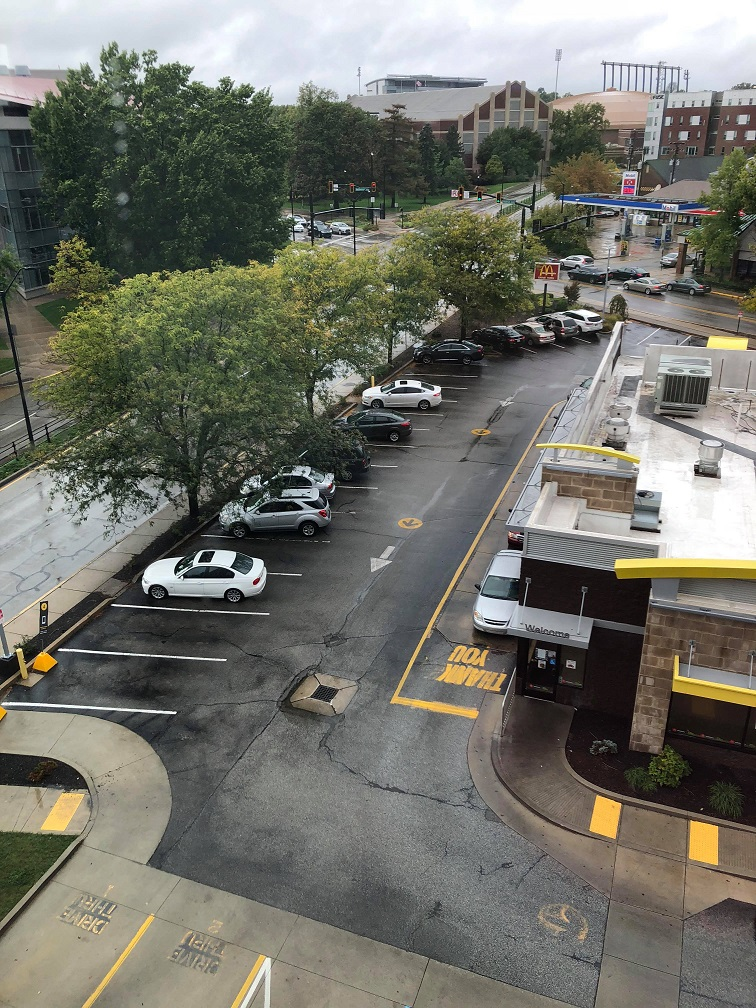
#> input picture images/1.jpg, 756 x 1008 px; its folder holds only this picture in this run
$ python 'Image Mosaicer.py'
#> lines starting #> are read from the running program, lines starting #| are printed output that depends on the picture
import os
import numpy as np
from skimage import io, transform
from skimage.color import rgb2gray
from skimage.feature import ORB, match_descriptors
from skimage.measure import ransac

# [30 lines left out: functions homography, fun, mosaic, not called in this run]

def main():
    input_folder = 'images'
    image_filenames = [f for f in os.listdir(input_folder) if f.endswith(('.png', '.jpg', '.jpeg', '.tiff', '.bmp'))]
    image_filenames.sort()

    im1 = io.imread(os.path.join(input_folder, image_filenames[0]))
#> im1 is the input picture: shape (1008, 756, 3); mean R, G, B 113.4, 113.7, 105
    im1_gray = rgb2gray(im1)
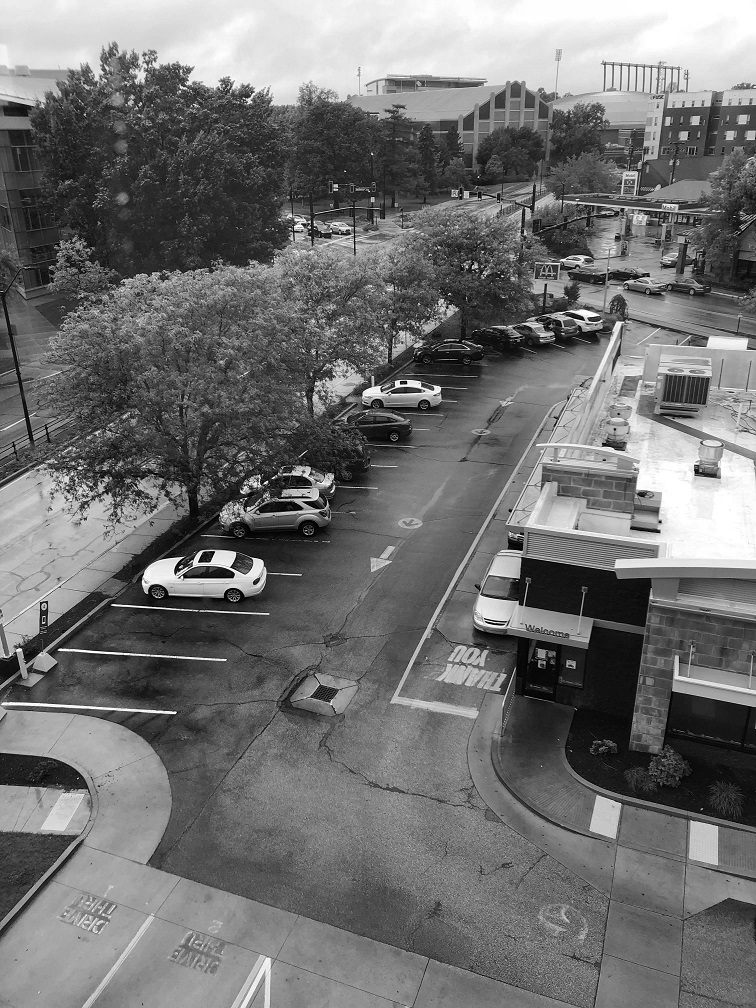
#> im1_gray: shape (1008, 756) float64; min 0, max 1, mean 0.443

    mosaic_img = im1.copy()
    x_min, y_min = 0, 0
    x_max, y_max = im1.shape[1], im1.shape[0]

    for i in range(1, len(image_filenames)):
        im2 = io.imread(os.path.join(input_folder, image_filenames[i]))
        im2_gray = rgb2gray(im2)

        H = homography(im1_gray, im2_gray)

        c = fun(H.ravel(), np.array([1, 1, im1.shape[1], 1, 1, im1.shape[0], im1.shape[1], im1.shape[0]]))
        x_min_new = min(x_min, c[0], c[2], c[4], c[6])
        x_max_new = max(x_max, c[0], c[2], c[4], c[6])
        y_min_new = min(y_min, c[1], c[3], c[5], c[7])
        y_max_new = max(y_max, c[1], c[3], c[5], c[7])

        width_new = int(x_max_new - x_min_new) + 1
        height_new = int(y_max_new - y_min_new) + 1

        mosaic_img_new = np.zeros((height_new, width_new, 3))
        mosaic_img_new = mosaic(mosaic_img_new, mosaic_img, np.eye(3), x_min_new - x_min, y_min_new - y_min)
        mosaic_img_new = mosaic(mosaic_img_new, im2, H, x_min_new - x_min, y_min_new - y_min)

        mosaic_img = mosaic_img_new
        x_min, y_min = x_min_new, y_min_new
        x_max, y_max = x_max_new, y_max_new
        im1_gray = im2_gray

    io.imsave("mosaic.jpg", (mosaic_img * 255).astype(np.uint8))
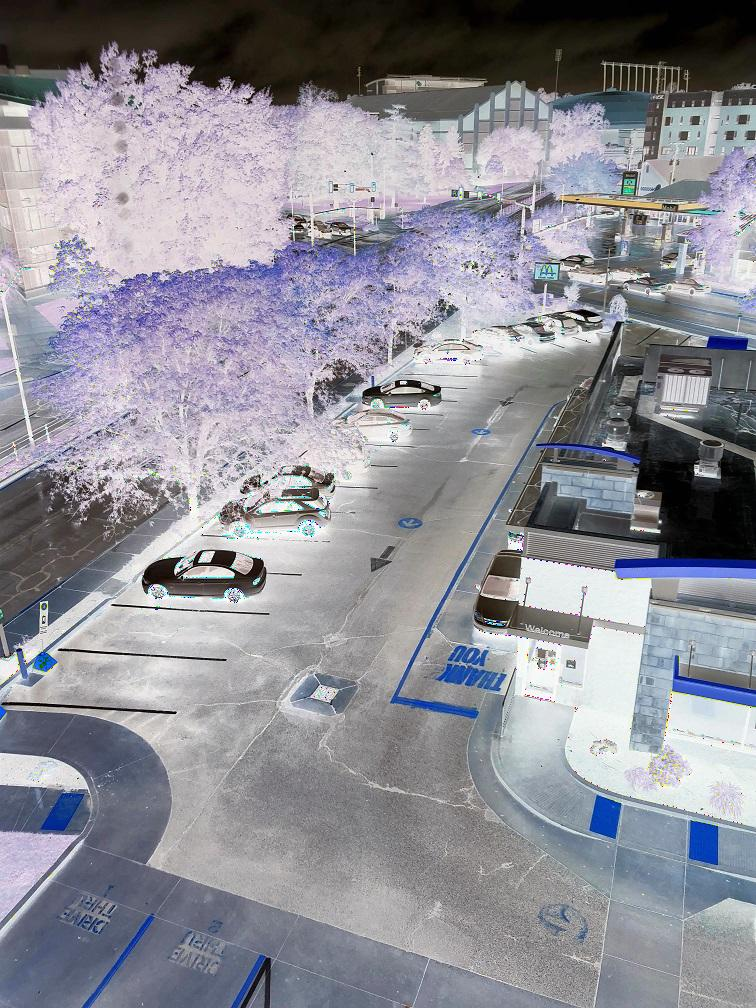
#> saved as mosaic.jpg: shape (1008, 756, 3); mean R, G, B 142.3, 142.1, 150.5
    print("Mosaic image saved as mosaic.jpg")


if __name__ == "__main__":
    main()

$ run again, on images/2.jpg
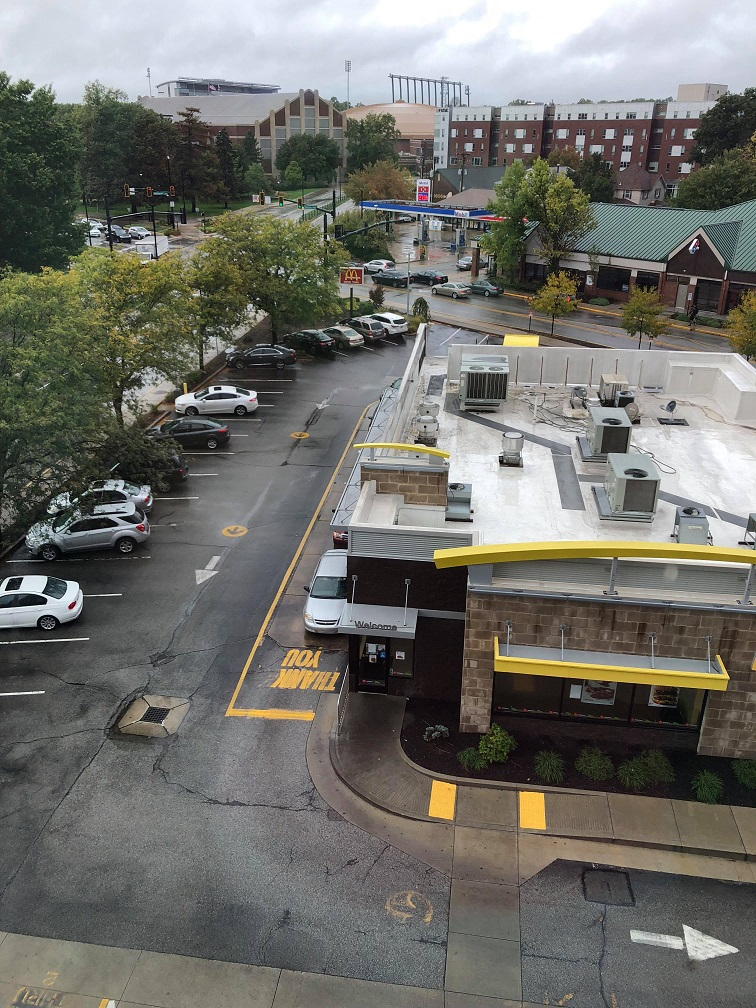
#> input picture images/2.jpg, 756 x 1008 px
#> in main, im1 is the input picture: shape (1008, 756, 3); mean R, G, B 112, 111.9, 106.2
#> in main, `im1_gray = rgb2gray(im1)`:
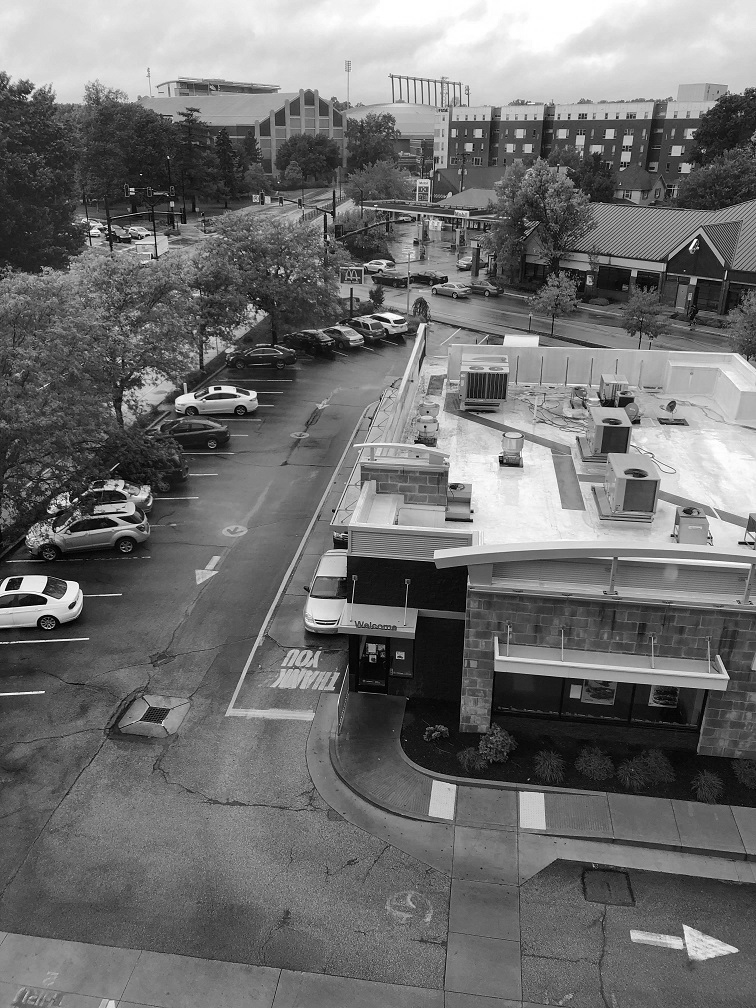
#> im1_gray: shape (1008, 756) float64; min 0, max 1, mean 0.437
#> in main, `io.imsave("mosaic.jpg", (mosaic_img * 255).astype(np.uint8))`:
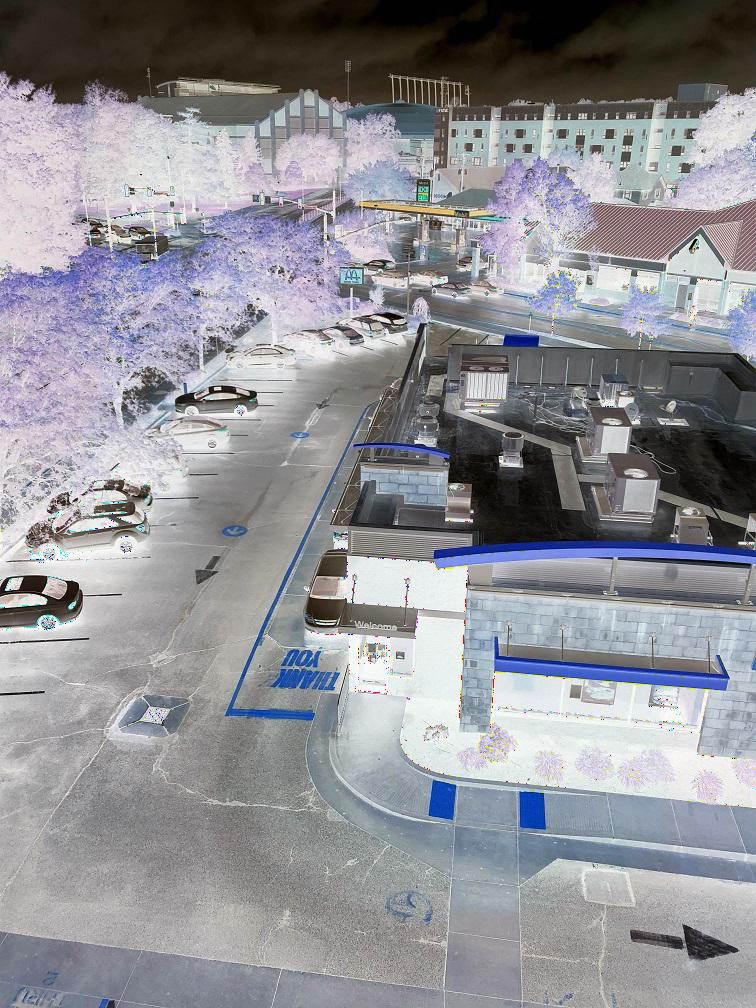
#> saved as mosaic.jpg: shape (1008, 756, 3); mean R, G, B 143.7, 143.9, 149.3
